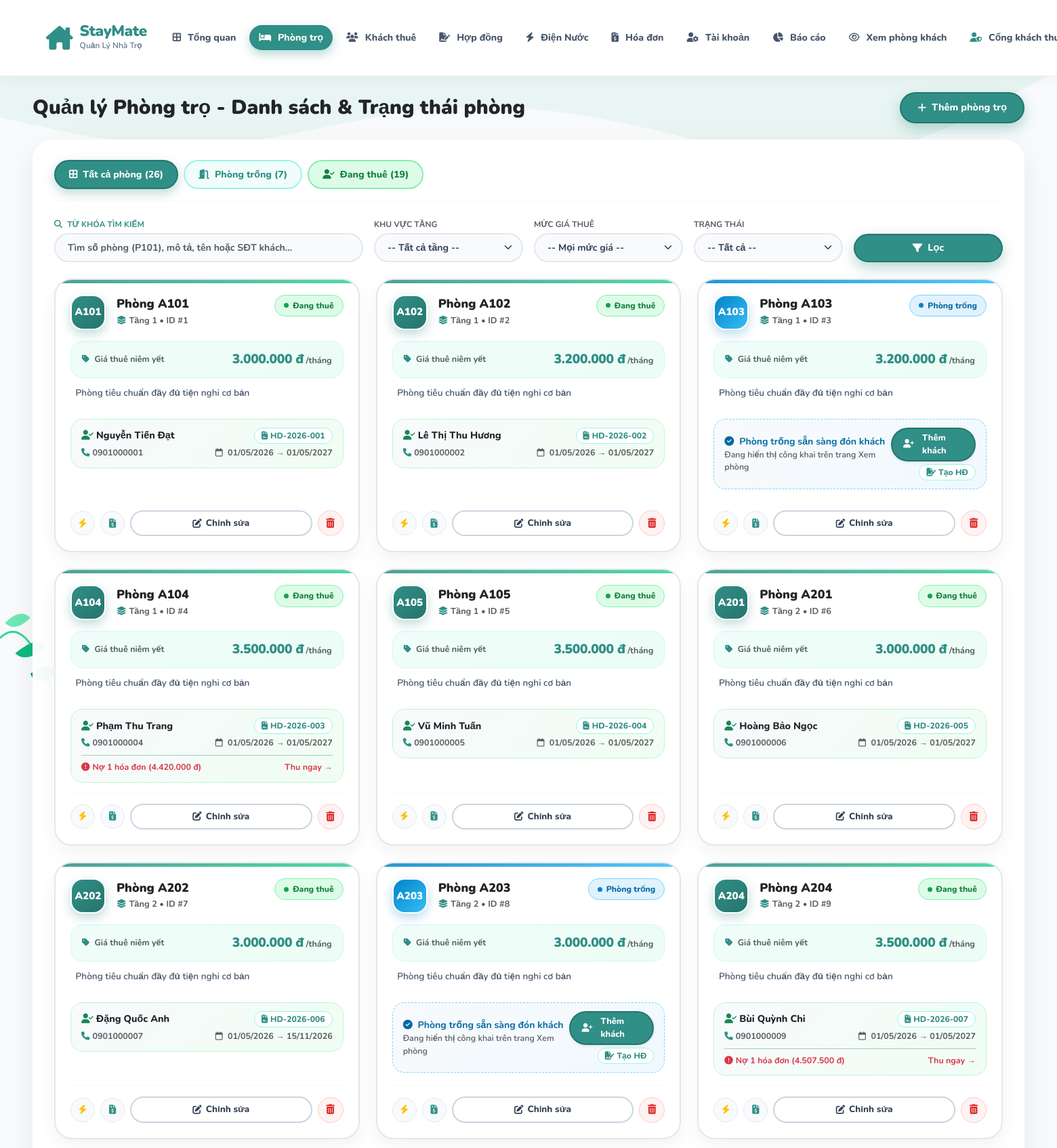
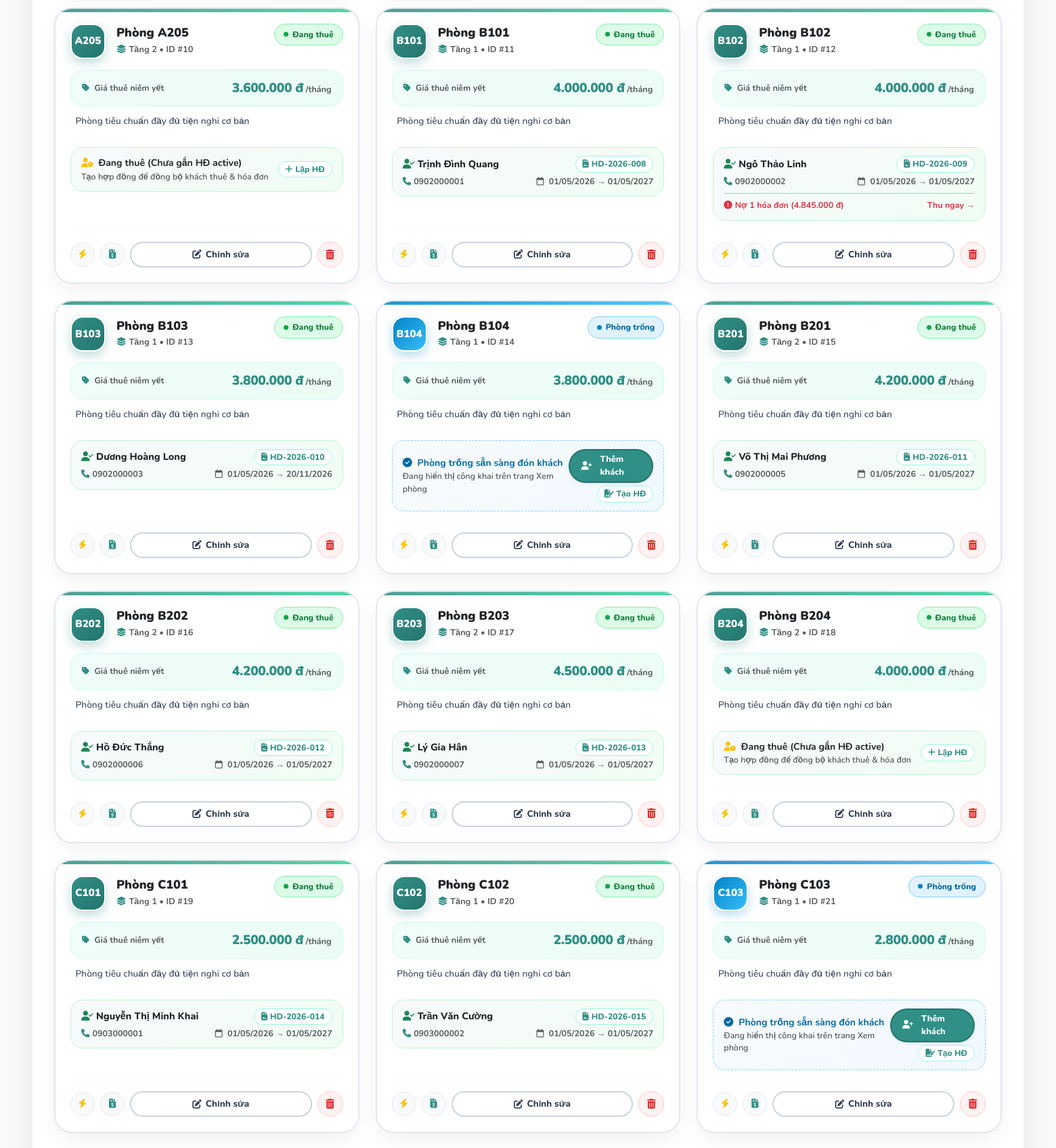
Page /index.php?route=rooms (signed in, upper part) on the committed database (2 pictures, top to bottom).
### tables this page shows
CREATE TABLE `contracts` (
  `id` int NOT NULL AUTO_INCREMENT,
  `contract_code` varchar(30) DEFAULT NULL,
  `contract_type` enum('deposit_hold','official_lease') DEFAULT 'official_lease',
  `parent_contract_id` int DEFAULT NULL,
  `room_id` int NOT NULL,
  `tenant_id` int NOT NULL,
  `start_date` date NOT NULL,
  `end_date` date NOT NULL,
  `deposit_amount` decimal(10,2) NOT NULL DEFAULT '0.00',
  `deposit_date` date DEFAULT NULL,
  `deposit_paid_percent` int DEFAULT '100',
  `deposit_status` enum('held','paid','refunded','forfeited') DEFAULT 'held',
  `monthly_rent` decimal(10,2) DEFAULT '0.00',
  `first_month_rent_paid` tinyint(1) DEFAULT '0',
  `first_month_invoice_id` int DEFAULT NULL,
  `first_month_paid_at` datetime DEFAULT NULL,
  `first_month_paid_note` varchar(255) DEFAULT NULL,
  `electricity_rate` decimal(10,2) DEFAULT '3500.00',
  `water_rate` decimal(10,2) DEFAULT '20000.00',
  `service_fee` decimal(10,2) DEFAULT '150000.00',
  `signature_type` enum('online','paper') DEFAULT 'online',
  `signature_status` enum('pending','signed') DEFAULT 'pending',
  `tenant_signature` longtext,
  `manager_signature` longtext,
  `scan_file` varchar(255) DEFAULT NULL,
  `signed_at` datetime DEFAULT NULL,
  `renewal_status` varchar(20) DEFAULT 'none',
  `terminated_at` date DEFAULT NULL,
  `termination_reason` text,
  `unpaid_notice_sent` tinyint(1) DEFAULT '0',
  `unpaid_notice_sent_at` datetime DEFAULT NULL,
  `termination_verification_case` varchar(30) DEFAULT 'none',
  `refund_confirmed_invoice` tinyint(1) DEFAULT '0',
  `unpaid_notice_resolved_at` datetime DEFAULT NULL,
  `notes` text,
  `status` enum('active','expired','terminated') DEFAULT 'active',
  `created_at` timestamp NULL DEFAULT CURRENT_TIMESTAMP,
  PRIMARY KEY (`id`),
  UNIQUE KEY `contract_code` (`contract_code`),
  KEY `idx_contracts_room` (`room_id`),
  KEY `idx_contracts_tenant` (`tenant_id`),
  CONSTRAINT `fk_contracts_room` FOREIGN KEY (`room_id`) REFERENCES `rooms` (`id`),
  CONSTRAINT `fk_contracts_tenant` FOREIGN KEY (`tenant_id`) REFERENCES `users` (`id`)
);

CREATE TABLE `rooms` (
  `id` int NOT NULL AUTO_INCREMENT,
  `building_id` int DEFAULT NULL,
  `room_number` varchar(20) NOT NULL,
  `price` decimal(10,2) NOT NULL,
  `status` varchar(20) DEFAULT 'available',
  `description` text,
  `created_at` timestamp NULL DEFAULT CURRENT_TIMESTAMP,
  PRIMARY KEY (`id`),
  UNIQUE KEY `room_number` (`room_number`),
  KEY `idx_rooms_building` (`building_id`),
  CONSTRAINT `fk_rooms_building` FOREIGN KEY (`building_id`) REFERENCES `buildings` (`id`) ON DELETE SET NULL
);

CREATE TABLE `users` (
  `id` int NOT NULL AUTO_INCREMENT,
  `username` varchar(50) NOT NULL,
  `password` varchar(255) NOT NULL,
  `full_name` varchar(100) NOT NULL,
  `phone` varchar(20) NOT NULL,
  `cccd` varchar(20) DEFAULT NULL,
  `birthday` date DEFAULT NULL,
  `gender` varchar(10) DEFAULT 'Nam',
  `email` varchar(100) NOT NULL,
  `occupation` varchar(100) DEFAULT NULL,
  `hometown` varchar(255) DEFAULT NULL,
  `emergency_contact` varchar(100) DEFAULT NULL,
  `status` varchar(50) DEFAULT 'Đang thuê',
  `roommate_name` varchar(100) DEFAULT NULL,
  `roommate_phone` varchar(20) DEFAULT NULL,
  `role` enum('admin','landlord','tenant','manager') NOT NULL DEFAULT 'tenant',
  `preferred_room_id` int DEFAULT NULL,
  `created_at` timestamp NULL DEFAULT CURRENT_TIMESTAMP,
  PRIMARY KEY (`id`),
  UNIQUE KEY `username` (`username`),
  UNIQUE KEY `email` (`email`)
);

### app/views/rooms/index.php (the view, shortened to what the rows shown need)
<?php
if (!function_exists('h')) {
    function h($s): string {
        return htmlspecialchars((string)$s, ENT_QUOTES, 'UTF-8');
    }
}
if (!function_exists('money')) {
    function money($n): string {
        return number_format((float)$n, 0, ',', '.') . ' đ';
    }
}
?>
<!DOCTYPE html>
<html lang="vi">
<head>
    <link href="https://cdn.jsdelivr.net/npm/bootstrap@5.3.0/dist/css/bootstrap.min.css" rel="stylesheet">
    <link rel="stylesheet" href="https://cdnjs.cloudflare.com/ajax/libs/font-awesome/6.4.0/css/all.min.css">
</head>
<body>
    <div class="container-fluid px-4 px-xl-5 py-4 position-relative">
        <div class="d-flex justify-content-between align-items-center mb-4 flex-wrap gap-3">
            <h2 class="fw-black text-dark mb-0" style="font-weight: 900; font-size: 1.85rem;">Quản lý Phòng trọ - Danh sách &amp; Trạng thái phòng</h2>
        </div>
        <div class="section-box anim-fade-up">
            <div class="row g-4">
                <?php if (!empty($rooms)): ?>
                    <?php foreach ($rooms as $idx => $room):
                        $isAvailable = ($room['status'] ?? 'available') === 'available';
                        $roomId      = (int)$room['id'];
                        $unpaidCnt   = (int)($room['unpaid_count'] ?? 0);
                        $delayStyle  = 'animation-delay: ' . min(0.35, $idx * 0.05) . 's;';
                    ?>
                        <div class="col-xxl-4 col-xl-4 col-lg-6 col-md-6 anim-fade-up" style="<?= $delayStyle ?>">
                            <div class="room-card <?= $isAvailable ? 'is-available' : '' ?>">
                                <div>
                                    <div class="d-flex align-items-start justify-content-between gap-2">
                                        <div class="d-flex align-items-center gap-3">
                                            <div class="room-code-box <?= $isAvailable ? 'is-available' : '' ?>">
                                                <?= h($room['room_number']) ?>
                                            </div>
                                            <div>
                                                <h5 class="fw-black mb-1 text-dark" style="font-weight: 900; font-size: 1.12rem;">
                                                    Phòng <?= h($room['room_number']) ?>
                                                </h5>
                                                <div class="text-muted fw-bold" style="font-size: 0.8rem;">
                                                    <i class="fa-solid fa-layer-group text-teal-main me-1"></i><?= h($room['floor_label']) ?>
                                                    &bull; ID #<?= $roomId ?>
                                                </div>
                                            </div>
                                        </div>
                                        <?php if ($isAvailable): ?>
                                            <span class="badge-status-room badge-status-empty">
                                                <span class="status-dot-live" style="background: #0284c7;"></span> Phòng trống
                                            </span>
                                        <?php else: ?>
                                            <span class="badge-status-room badge-status-rented">
                                                <span class="status-dot-live" style="background: #16a34a;"></span> Đang thuê
                                            </span>
                                        <?php endif; ?>
                                    </div>
                                    <div class="price-banner">
                                        <span class="fw-bold text-muted small">
                                            <i class="fa-solid fa-tag text-teal-main me-1"></i> Giá thuê niêm yết
                                        </span>
                                        <div>
                                            <span class="price-val"><?= money($room['price']) ?></span>
                                            <span class="text-muted fw-bold small">/tháng</span>
                                        </div>
                                    </div>
                                    <?php
                                        $cleanAdminDesc = !empty($d['note']) ? $d['note'] : (!empty($d['amenities']) ? $d['amenities'] : 'Phòng tiêu chuẩn đầy đủ tiện nghi cơ bản');
                                    ?>
                                    <div class="desc-box" title="<?= h($cleanAdminDesc) ?>">
                                        <?= h($cleanAdminDesc) ?>
                                    </div>
                                    <?php if (!$isAvailable): ?>
                                        <div class="tenant-box">
                                            <?php if (!empty($room['contract_id'])): ?>
                                                <div class="d-flex justify-content-between align-items-center gap-2 mb-1">
                                                    <a href="index.php?route=tenants&keyword=<?= urlencode($room['tenant_phone'] ?? $room['tenant_name'] ?? '') ?>"
                                                       class="fw-black text-decoration-none text-dark text-truncate"
                                                       style="font-weight: 800; font-size: 0.9rem;">
                                                        <i class="fa-solid fa-user-check text-success me-1"></i><?= h($room['tenant_name']) ?>
                                                    </a>
                                                    <a href="index.php?route=contracts/detail&id=<?= (int)$room['contract_id'] ?>"
                                                       class="code-link-pill" title="Xem chi tiết hợp đồng">
                                                        <i class="fa-solid fa-file-contract"></i> <?= h($room['contract_code']) ?>
                                                    </a>
                                                </div>
                                                <div class="d-flex flex-wrap justify-content-between align-items-center gap-1 text-muted fw-bold" style="font-size: 0.78rem;">
                                                    <span><i class="fa-solid fa-phone me-1 text-teal-main"></i><?= h($room['tenant_phone']) ?></span>
                                                    <span>
                                                        <i class="fa-regular fa-calendar me-1"></i>
                                                        <?= date('d/m/Y', strtotime($room['contract_start'])) ?> → <?= date('d/m/Y', strtotime($room['contract_end'])) ?>
                                                    </span>
                                                </div>
                                                <?php if ($unpaidCnt > 0): ?>
                                                    <div class="mt-2 pt-2 border-top border-success-subtle d-flex justify-content-between align-items-center" style="font-size: 0.78rem;">
                                                        <span class="text-danger fw-bold">
                                                            <i class="fa-solid fa-circle-exclamation me-1"></i>Nợ <?= $unpaidCnt ?> hóa đơn (<?= money($room['unpaid_amount']) ?>)
                                                        </span>
                                                        <a href="index.php?route=invoices&room_id=<?= $roomId ?>&period=all" class="fw-bold text-danger text-decoration-none">
                                                            Thu ngay →
                                                        </a>
                                                    </div>
                                                <?php endif; ?>
                                            <?php else: ?>
                                                <div class="d-flex justify-content-between align-items-center">
                                                    <div>
                                                        <div class="fw-bold text-dark" style="font-size: 0.88rem;">
                                                            <i class="fa-solid fa-user-clock text-warning me-1"></i> Đang thuê (Chưa gắn HĐ active)
                                                        </div>
                                                        <div class="text-muted fw-semibold" style="font-size: 0.78rem;">
                                                            Tạo hợp đồng để đồng bộ khách thuê &amp; hóa đơn
                                                        </div>
                                                    </div>
                                                    <a href="index.php?route=contracts" class="code-link-pill">
                                                        <i class="fa-solid fa-plus"></i> Lập HĐ
                                                    </a>
                                                </div>
                                            <?php endif; ?>
                                        </div>
                                    <?php else: ?>
                                        <div class="empty-room-box d-flex justify-content-between align-items-center gap-2">
                                            <div>
                                                <div class="fw-bold" style="color: #0369a1; font-size: 0.88rem;">
                                                    <i class="fa-solid fa-circle-check me-1"></i> Phòng trống sẵn sàng đón khách
                                                </div>
                                                <div class="text-muted fw-semibold" style="font-size: 0.78rem;">
                                                    Đang hiển thị công khai trên trang Xem phòng
                                                </div>
                                            </div>
                                            <div class="d-flex flex-column gap-1 align-items-end">
                                                <a href="index.php?route=tenants&room_id=<?= $roomId ?>" class="btn-teal-custom py-1 px-3 text-decoration-none shadow-sm" style="font-size: 0.8rem; font-weight: 800;">
                                                    <i class="fa-solid fa-user-plus me-1"></i> Thêm khách
                                                </a>
                                                <a href="index.php?route=contracts" class="code-link-pill" title="Lập hợp đồng cho phòng này">
                                                    <i class="fa-solid fa-file-signature"></i> Tạo HĐ
                                                </a>
                                            </div>
                                        </div>
                                    <?php endif; ?>
                                </div>
                                <div class="d-flex align-items-center gap-2 pt-3 border-top border-light">
                                    <a href="index.php?route=utilities&room_id=<?= $roomId ?>&period=all"
                                       class="quick-link-chip" title="Xem chỉ số Điện Nước phòng <?= h($room['room_number']) ?>">
                                        <i class="fa-solid fa-bolt text-warning"></i>
                                    </a>
                                    <a href="index.php?route=invoices&room_id=<?= $roomId ?>&period=all"
                                       class="quick-link-chip" title="Xem Hóa đơn phòng <?= h($room['room_number']) ?>">
                                        <i class="fa-solid fa-file-invoice-dollar text-teal-main"></i>
                                    </a>
                                    <button type="button" class="btn-edit-card" data-bs-toggle="modal" data-bs-target="#editRoomModal<?= $roomId ?>">
                                        <i class="fa-solid fa-pen-to-square"></i> Chỉnh sửa
                                    </button>
                                    <form method="POST" action="index.php?route=rooms" class="m-0"
                                          onsubmit="return confirm('Bạn có chắc chắn muốn xóa Phòng <?= h($room['room_number']) ?> khỏi CSDL?');">
                                        <button type="submit" class="btn-del-card" title="Xóa phòng <?= h($room['room_number']) ?>">
                                            <i class="fa-solid fa-trash-can"></i>
                                        </button>
                                    </form>
                                </div>
                            </div>
                        </div>
                    <?php endforeach; ?>
                <?php endif; ?>
            </div>
        </div>
    </div>
</body>
</html>

### rows in the picture
contracts: room.room_number "A101", floor_label "Tầng 1", room "1", shows "Đang thuê", room.price "3.000.000 đ", cleanAdminDesc "Phòng tiêu chuẩn đầy đủ tiện nghi cơ bản", tenant.full_name "Nguyễn Tiến Đạt", contract_code "HD-2026-001", tenant.phone "0901000001", start_date "01/05/2026", end_date "01/05/2027"
contracts: room.room_number "A102", floor_label "Tầng 1", room "2", shows "Đang thuê", room.price "3.200.000 đ", cleanAdminDesc "Phòng tiêu chuẩn đầy đủ tiện nghi cơ bản", tenant.full_name "Lê Thị Thu Hương", contract_code "HD-2026-002", tenant.phone "0901000002", start_date "01/05/2026", end_date "01/05/2027"
contracts: room.room_number "A103", floor_label "Tầng 1", room "3", shows "Phòng trống", room.price "3.200.000 đ", cleanAdminDesc "Phòng tiêu chuẩn đầy đủ tiện nghi cơ bản"
contracts: room.room_number "A104", floor_label "Tầng 1", room "4", shows "Đang thuê", room.price "3.500.000 đ", cleanAdminDesc "Phòng tiêu chuẩn đầy đủ tiện nghi cơ bản", tenant.full_name "Phạm Thu Trang", contract_code "HD-2026-003", tenant.phone "0901000004", start_date "01/05/2026", end_date "01/05/2027", unpaidCnt "1", unpaid_amount "4.420.000 đ"
contracts: room.room_number "A105", floor_label "Tầng 1", room "5", shows "Đang thuê", room.price "3.500.000 đ", cleanAdminDesc "Phòng tiêu chuẩn đầy đủ tiện nghi cơ bản", tenant.full_name "Vũ Minh Tuấn", contract_code "HD-2026-004", tenant.phone "0901000005", start_date "01/05/2026", end_date "01/05/2027"
contracts: room.room_number "A201", floor_label "Tầng 2", room "6", shows "Đang thuê", room.price "3.000.000 đ", cleanAdminDesc "Phòng tiêu chuẩn đầy đủ tiện nghi cơ bản", tenant.full_name "Hoàng Bảo Ngọc", contract_code "HD-2026-005", tenant.phone "0901000006", start_date "01/05/2026", end_date "01/05/2027"
contracts: room.room_number "A202", floor_label "Tầng 2", room "7", shows "Đang thuê", room.price "3.000.000 đ", cleanAdminDesc "Phòng tiêu chuẩn đầy đủ tiện nghi cơ bản", tenant.full_name "Đặng Quốc Anh", contract_code "HD-2026-006", tenant.phone "0901000007", start_date "01/05/2026", end_date "15/11/2026"
rooms: room_number "A203", floor_label "Tầng 2", id "8", status "available" (drawn), price "3.000.000 đ", cleanAdminDesc "Phòng tiêu chuẩn đầy đủ tiện nghi cơ bản"
contracts: room.room_number "A204", floor_label "Tầng 2", room "9", shows "Đang thuê", room.price "3.500.000 đ", cleanAdminDesc "Phòng tiêu chuẩn đầy đủ tiện nghi cơ bản", tenant.full_name "Bùi Quỳnh Chi", contract_code "HD-2026-007", tenant.phone "0901000009", start_date "01/05/2026", end_date "01/05/2027", unpaidCnt "1", unpaid_amount "4.507.500 đ"
rooms: room_number "A205", floor_label "Tầng 2", id "10", status "maintenance" (drawn), price "3.600.000 đ", cleanAdminDesc "Phòng tiêu chuẩn đầy đủ tiện nghi cơ bản", shows "Tạo hợp đồng để đồng bộ khách thuê & hóa đơn"
contracts: room.room_number "B101", floor_label "Tầng 1", room "11", shows "Đang thuê", room.price "4.000.000 đ", cleanAdminDesc "Phòng tiêu chuẩn đầy đủ tiện nghi cơ bản", tenant.full_name "Trịnh Đình Quang", contract_code "HD-2026-008", tenant.phone "0902000001", start_date "01/05/2026", end_date "01/05/2027"
contracts: room.room_number "B102", floor_label "Tầng 1", room "12", shows "Đang thuê", room.price "4.000.000 đ", cleanAdminDesc "Phòng tiêu chuẩn đầy đủ tiện nghi cơ bản", tenant.full_name "Ngô Thảo Linh", contract_code "HD-2026-009", tenant.phone "0902000002", start_date "01/05/2026", end_date "01/05/2027", unpaidCnt "1", unpaid_amount "4.845.000 đ"
contracts: room.room_number "B103", floor_label "Tầng 1", room "13", shows "Đang thuê", room.price "3.800.000 đ", cleanAdminDesc "Phòng tiêu chuẩn đầy đủ tiện nghi cơ bản", tenant.full_name "Dương Hoàng Long", contract_code "HD-2026-010", tenant.phone "0902000003", start_date "01/05/2026", end_date "20/11/2026"
rooms: room_number "B104", floor_label "Tầng 1", id "14", status "available" (drawn), price "3.800.000 đ", cleanAdminDesc "Phòng tiêu chuẩn đầy đủ tiện nghi cơ bản"
contracts: room.room_number "B201", floor_label "Tầng 2", room "15", shows "Đang thuê", room.price "4.200.000 đ", cleanAdminDesc "Phòng tiêu chuẩn đầy đủ tiện nghi cơ bản", tenant.full_name "Võ Thị Mai Phương", contract_code "HD-2026-011", tenant.phone "0902000005", start_date "01/05/2026", end_date "01/05/2027"
contracts: room.room_number "B202", floor_label "Tầng 2", room "16", shows "Đang thuê", room.price "4.200.000 đ", cleanAdminDesc "Phòng tiêu chuẩn đầy đủ tiện nghi cơ bản", tenant.full_name "Hồ Đức Thắng", contract_code "HD-2026-012", tenant.phone "0902000006", start_date "01/05/2026", end_date "01/05/2027"
contracts: room.room_number "B203", floor_label "Tầng 2", room "17", shows "Đang thuê", room.price "4.500.000 đ", cleanAdminDesc "Phòng tiêu chuẩn đầy đủ tiện nghi cơ bản", tenant.full_name "Lý Gia Hân", contract_code "HD-2026-013", tenant.phone "0902000007", start_date "01/05/2026", end_date "01/05/2027"
rooms: room_number "B204", floor_label "Tầng 2", id "18", status "maintenance" (drawn), price "4.000.000 đ", cleanAdminDesc "Phòng tiêu chuẩn đầy đủ tiện nghi cơ bản", shows "Tạo hợp đồng để đồng bộ khách thuê & hóa đơn"
contracts: room.room_number "C101", floor_label "Tầng 1", room "19", shows "Đang thuê", room.price "2.500.000 đ", cleanAdminDesc "Phòng tiêu chuẩn đầy đủ tiện nghi cơ bản", tenant.full_name "Nguyễn Thị Minh Khai", contract_code "HD-2026-014", tenant.phone "0903000001", start_date "01/05/2026", end_date "01/05/2027"
contracts: room.room_number "C102", floor_label "Tầng 1", room "20", shows "Đang thuê", room.price "2.500.000 đ", cleanAdminDesc "Phòng tiêu chuẩn đầy đủ tiện nghi cơ bản", tenant.full_name "Trần Văn Cường", contract_code "HD-2026-015", tenant.phone "0903000002", start_date "01/05/2026", end_date "01/05/2027"
rooms: room_number "C103", floor_label "Tầng 1", id "21", status "available" (drawn), price "2.800.000 đ", cleanAdminDesc "Phòng tiêu chuẩn đầy đủ tiện nghi cơ bản"

### other values in the picture
$totalRooms "26"
$availRooms "7"
$rentedRooms "19"
